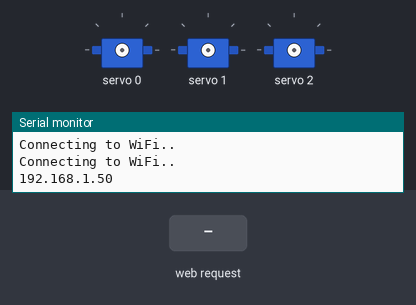
Bench run of a program on a simulated ESP32. Shown: 3 × servo, the last lines printed to the serial monitor. The test bench sets the inputs (shaded band). WiFi joins after 1.5 s; servers stay silent unless stated; storage starts empty.

Above: at 3.2 s.
3.3 s: HTTP request GET /Circle received
6.1 s: HTTP request GET /Square received
At 7.9 s:
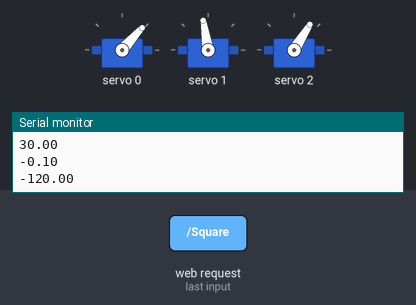
At 10.5 s:
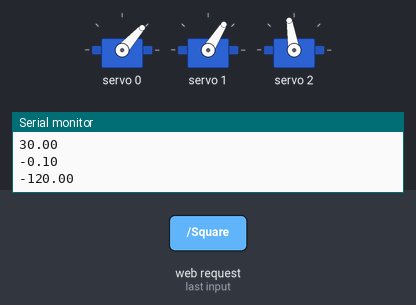
Timing chart, 0 to 12.0 s (numbered marks = the images above; inputs shaded):
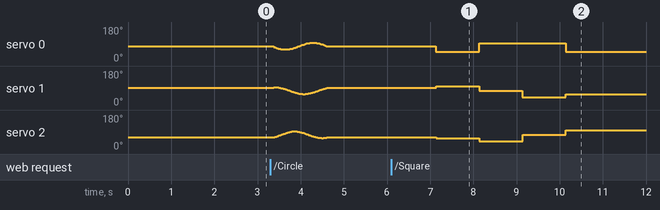

Measured:
- after the input at 6.1 s, servo 0: 78° → 48° after 1.0 s, → 94° 1.0 s later, → 48° 2.0 s later; servo 1: 91° → 99° after 1.0 s, → 76° 1.0 s later, → 40° 1.0 s later, → 58° 1.0 s later; servo 2: 61° → 58° after 1.0 s, → 40° 1.0 s later, → 76° 1.0 s later, → 99° 1.0 s later

The program:

main.cpp
```cpp
#include "equations.h"
#include "commands.h"
#include "WiFi.h"
#include <Adafruit_PWMServoDriver.h>
#include "ESPAsyncWebServer.h"
#include "SPIFFS.h"
#include "iostream"
//Network setup:

  //Enter network credentials here:
  const char* ssid     = "";
  const char* password = "";

// Set LED GPIO
  const int ledPin = 2;

// Stores LED state
  String ledState;

// Create AsyncWebServer object on port 80
  AsyncWebServer server(80);
//Servo setup:
  Adafruit_PWMServoDriver pwm = Adafruit_PWMServoDriver();
  uint8_t servonum = 0;
  #define SERVOMIN0   110// This is the 'minimum' pulse length count (out of 4096)
  #define SERVOMAX0   475// This is the 'maximum' pulse length count (out of 4096)
  #define SERVOMIN1   110// This is the 'minimum' pulse length count (out of 4096)
  #define SERVOMAX1  460 // This is the 'maximum' pulse length count (out of 4096)
  #define SERVOMIN2   110// This is the 'minimum' pulse length count (out of 4096)
  #define SERVOMAX2  460 // This is the 'maximum' pulse length count (out of 4096)
  #define SERVO_FREQ 50 // Analog servos run at ~50 Hz updates

//Joint angle setup:
  double theta1=0, theta2=0, theta3=0;

  bool runCircle = false;
  bool runSquare = false;
//Initializing classes:
  equations my_equations;
  commands my_commands;

// Replaces placeholder with LED state value
String processor(const String& var){
  Serial.println(var);
  if(var == "STATE"){
    if(digitalRead(ledPin)){
      ledState = "ON";
    }
    else{
      ledState = "OFF";
    }
    Serial.print(ledState);
    return ledState;
  }
  return String();
}

double angleToPulse(int servoNr, double angle)
{
  switch (servoNr)
  {
  double angleToPulse;
  case 0:
    angleToPulse = 2.0278*angle+292.5;
    return angleToPulse;
    break;
  case 1:
    angleToPulse = 1.94*angle+285;
    return angleToPulse;
    break;
  case 2:
    angleToPulse = 1.94*angle+285;
    return angleToPulse;
    break;

  default:
    Serial.println("Servo nr does not exist");
    return 1;
    break;
  }
}
struct Point {
     Point( double X, double Y, double Z ): x(X), y(Y), z(Z) {};
     double x;
     double y;
     double z;
};//Simple Point structure
//Variable setup - circle test
  Point Center(0,0,-120);
  double radius = 30;

void setup() {
  //esp_err_t esp_console_init(const esp_console_config_t *config)
  Serial.begin(115200);
  Serial.println("8 channel Servo test!");

  pwm.begin();
  pwm.setOscillatorFrequency(27000000);  // The int.osc. is closer to 27MHz
  pwm.setPWMFreq(SERVO_FREQ);  // Analog servos run at ~50 Hz updates
  delay(10);

  // Initialize SPIFFS
  if(!SPIFFS.begin(true)){
    Serial.println("An Error has occurred while mounting SPIFFS");
    return;
  }

  // Connect to Wi-Fi
  WiFi.begin(ssid, password);
  while (WiFi.status() != WL_CONNECTED) {
    delay(1000);
    Serial.println("Connecting to WiFi..");
  }

  // Print ESP32 Local IP Address
  Serial.println(WiFi.localIP());

  // Route for root / web page
  server.on("/", HTTP_GET, [](AsyncWebServerRequest *request){
    request->send(SPIFFS, "/index.html", String(), false, processor);
  });

  // Route to load style.css file
  server.on("/style.css", HTTP_GET, [](AsyncWebServerRequest *request){
    request->send(SPIFFS, "/style.css", "text/css");
  });

  // Route to set GPIO to HIGH
  server.on("/Square", HTTP_GET, [](AsyncWebServerRequest *request){
    digitalWrite(ledPin, HIGH);
    request->send(SPIFFS, "/index.html", String(), false, processor);
    runSquare = true;

  });
    // Route to set GPIO to LOW
  server.on("/Circle", HTTP_GET, [](AsyncWebServerRequest *request){
    digitalWrite(ledPin, LOW);
    request->send(SPIFFS, "/index.html", String(), false, processor);
    runCircle = true;
  });
  // Start server
  server.begin();
}

void loop() {

  if (runCircle)
  {
    for (double angle=0; angle<=2*PI; angle+=0.01)
      {//You are using radians so you will have to increase by a very small amount
          //This will have the coordinates  you want to draw a point at
        Point Circle( Center.x + radius*cos( angle ), Center.y + radius*sin( angle ), -120 );
        theta1 = my_equations.getTheta(1, Circle.x, Circle.y, Circle.z);
        theta2 = my_equations.getTheta(2, Circle.x, Circle.y, Circle.z);
        theta3 = my_equations.getTheta(3, Circle.x, Circle.y, Circle.z);
        pwm.setPWM(0, 0, angleToPulse(0,theta1));
        pwm.setPWM(1, 0, angleToPulse(1,theta2));
        pwm.setPWM(2, 0, angleToPulse(2,theta3));
        Serial.println(Circle.x);
        Serial.println(Circle.y);
        Serial.println(Circle.z);
      }
    runCircle = false;
  }
  if (runSquare)
  {
    int count = 4;
    Point Point(0,0,-120);
    for (int i = 0; i < count; i++)
      {
        switch (i)
        {
        case 0:
          Point.x=40;
          Point.y=40;
          break;
        case 1:
          Point.x=40;
          Point.y=-40;
          break;
        case 2:
          Point.x=-40;
          Point.y=-40;
          break;
        case 3:
          Point.x=-40;
          Point.y=40;
          break;
        default:
          i = 0;
          break;
        }
        theta1 = my_equations.getTheta(1, Point.x, Point.y, Point.z);
        theta2 = my_equations.getTheta(2, Point.x, Point.y, Point.z);
        theta3 = my_equations.getTheta(3, Point.x, Point.y, Point.z);
        delay(1000);
        pwm.setPWM(0, 0, angleToPulse(0,theta1));
        pwm.setPWM(1, 0, angleToPulse(1,theta2));
        pwm.setPWM(2, 0, angleToPulse(2,theta3));
      }
  runSquare = false;
  }
}
```

commands.h
```cpp
#include <Arduino.h>
class commands
{
private:
    double x=0, y=0, z=0;
public:
    void setx(); //K001
    void sety(); //K002
    void setz(); //K003

    double getx(){ return x;}
    double gety(){ return y;}
    double getz(){ return z;}
};
```

equations.h
```cpp
#include <Arduino.h>
class equations
{
private:
    double Wp=11.671, Sp=40.431, Ub=90.505, Wb=44.904, Up=23.343, LL=59.21, ll=141.427;
    double a=Wb-Up;
    double b=(Sp/2)-(sqrt(3)/2)*Wb;
    double c=Wp-0.5*Wb;
    double theta1=0, theta2=0, theta3=0;
public:
    double getTheta (int thetaNr, double x, double y, double z);

};
```

commands.cpp
```cpp
#include "commands.h"

void commands::setx()
{
    while(Serial.available() > 0 ){
    String str = Serial.readString();
    x=str.toDouble();
    Serial.println("Received x-coordinate.");
    }
}

void commands::sety()
{
    while(Serial.available() > 0 ){
    String str = Serial.readString();
    y=str.toDouble();
    Serial.println("Received y-coordinate.");
    }
}
void commands::setz()
{
    while(Serial.available() > 0 ){
    String str = Serial.readString();
    z=str.toDouble();
    Serial.println("Received z-coordinate.");
    }
}
```

equations.cpp
```cpp
#include "equations.h"

double equations::getTheta(int thetaNr, double x, double y, double z)
{
    switch (thetaNr)
    {
    case 1:
        {
            double E_1=2*LL*(y+a);
            double F_1=2*z*LL;
            double G_1=pow(x,2)+pow(y,2)+pow(z,2)+pow(a,2)+pow(LL,2)+2*y*a-pow(ll,2);
            double t_1M=(-F_1-sqrt(pow(E_1,2)+pow(F_1,2)-pow(G_1,2)))/(G_1-E_1);
            //double t_1P=(-F_1+sqrt(pow(E_1,2)+(F_1,2)-(G_1,2)))/(G_1-E_1);
            //double theta1_1=2*atan(t_1P)*180/PI;
            theta1=-(2*atan(t_1M))*180/PI;
            return theta1;
            break;
        }
    case 2:
        {
            double E_2=-LL*(sqrt(3)*(x+b)+y+c);
            double F_2=2*z*LL;
            double G_2=pow(x,2)+pow(y,2)+pow(z,2)+pow(b,2)+pow(c,2)+pow(LL,2)+2*(x*b+y*c)-pow(ll,2);
            double t_2M=(-F_2-sqrt(pow(E_2,2)+pow(F_2,2)-pow(G_2,2)))/(G_2-E_2);
            //double t_2P=(-F_2+sqrt(pow(E_2,2)+(F_2,2)-(G_2,2)))/(G_2-E_2);
            theta2=-(2*atan(t_2M))*180/PI;
            return theta2;
            break;
        }
    case 3:
        {
            double E_3=LL*(sqrt(3)*(x-b)-y-c);
            double F_3=2*z*LL;
            double G_3=pow(x,2)+pow(y,2)+pow(z,2)+pow(b,2)+pow(c,2)+pow(LL,2)+2*(-x*b+y*c)-pow(ll,2);
            double t_3M=(-F_3-sqrt(pow(E_3,2)+pow(F_3,2)-pow(G_3,2)))/(G_3-E_3);
            //double t_3P=(-F_3+sqrt(pow(E_3,2)+pow(F_3,2)-pow(G_3,2)))/(G_3-E_3);
            theta3 = -(2*atan(t_3M))*180/PI;
            return theta3;
        }
    default:
        return 1;
        break;
    }
}
```
